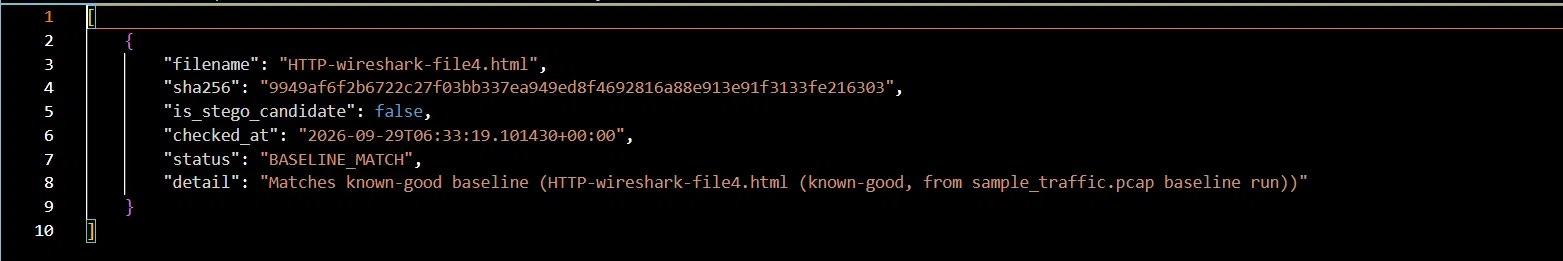
#> input picture screenshot-baseline-match.png, 1563 x 261 px
$ python feature_extractor.py
#> lines starting #> are read from the running program, lines starting #| are printed output that depends on the picture; long printed decimals are rounded
import os

import cv2
import numpy as np
import pywt
from scipy.stats import skew, kurtosis


# ---------------------------------------------------------
# Feature names
# ---------------------------------------------------------

DCT_FEATURE_NAMES = [
    "dct_mean",
    "dct_std",
    "dct_mean_abs",
    "dct_max_abs",
    "dct_median_abs",
    "dct_energy",
    "dct_near_zero_ratio",
    "dct_skewness",
    "dct_kurtosis",
]

DWT_STATS = [
    "mean",
    "std",
    "mean_abs",
    "max_abs",
    "energy",
    "skewness",
    "kurtosis",
]

DWT_BANDS = ["LL", "LH", "HL", "HH"]

DWT_FEATURE_NAMES = [
    f"dwt_{band}_{stat}"
    for band in DWT_BANDS
    for stat in DWT_STATS
]

FEATURE_SCHEMA_VERSION = "1.0"

FEATURE_NAMES = tuple(
    DCT_FEATURE_NAMES + DWT_FEATURE_NAMES
)

FEATURE_COUNT = len(FEATURE_NAMES)

assert FEATURE_COUNT == 37


# ---------------------------------------------------------
# Load and preprocess image
# ---------------------------------------------------------

def load_image(image_path):
    """
    Loads an image as grayscale and converts it to float32.
    """

    if not os.path.exists(image_path):
        raise FileNotFoundError(f"Image does not exist: {image_path}")

    image = cv2.imread(image_path, cv2.IMREAD_GRAYSCALE)

    if image is None:
        raise ValueError(f"Could not read image: {image_path}")

    image = image.astype(np.float32) / 255.0

    return image


# ---------------------------------------------------------
# DCT feature extraction
# ---------------------------------------------------------

def extract_dct_features(image):
    """
    Applies the Discrete Cosine Transform (DCT)
    and extracts statistical attributes.
    """

    # Perform 2D DCT
    dct = cv2.dct(image)

    # Flatten matrix into one-dimensional array
    coefficients = dct.flatten()

    # Ignore the first DC coefficient
    # because it mainly represents overall image brightness
    ac_coefficients = coefficients[1:]

    features = [
        np.mean(ac_coefficients),
        np.std(ac_coefficients),
        np.mean(np.abs(ac_coefficients)),
        np.max(np.abs(ac_coefficients)),
        np.median(np.abs(ac_coefficients)),
        np.mean(ac_coefficients ** 2),
        np.mean(np.abs(ac_coefficients) < 0.01),
        skew(ac_coefficients),
        kurtosis(ac_coefficients),
    ]

    # Prevent NaN/Infinity from being sent to ML model
    features = np.nan_to_num(
        features,
        nan=0.0,
        posinf=0.0,
        neginf=0.0,
    )

    return features.tolist()


# ---------------------------------------------------------
# DWT feature extraction
# ---------------------------------------------------------

def extract_dwt_features(image):
    """
    Applies a single-level Discrete Wavelet Transform (DWT)
    using the Haar wavelet.

    Produces four sub-bands:
        LL - approximation
        LH - horizontal/vertical detail
        HL - horizontal/vertical detail
        HH - diagonal/high-frequency detail
    """

    LL, (LH, HL, HH) = pywt.dwt2(image, "haar")

    bands = [LL, LH, HL, HH]

    features = []

    for band in bands:
        coefficients = band.flatten()

        band_features = [
            np.mean(coefficients),
            np.std(coefficients),
            np.mean(np.abs(coefficients)),
            np.max(np.abs(coefficients)),
            np.mean(coefficients ** 2),
            skew(coefficients),
            kurtosis(coefficients),
        ]

        band_features = np.nan_to_num(
            band_features,
            nan=0.0,
            posinf=0.0,
            neginf=0.0,
        )

        features.extend(band_features.tolist())

    return features


# ---------------------------------------------------------
# Combined feature extraction
# ---------------------------------------------------------

def extract_features(image_path):
    """
    Extracts DCT + DWT features from an image.

    Returns:
        numpy array containing 37 features
    """

    image = load_image(image_path)

    dct_features = extract_dct_features(image)
    dwt_features = extract_dwt_features(image)

    combined_features = dct_features + dwt_features

    return np.array(combined_features, dtype=np.float32)


# ---------------------------------------------------------
# Human-readable feature output
# ---------------------------------------------------------

def extract_feature_dict(image_path):
    """
    Returns features as a dictionary with readable names.
    Useful for debugging and CSV generation.
    """

    feature_vector = extract_features(image_path)
#> in extract_dct_features, `features = [ np.mean(ac_coefficients), np.std(ac_coefficients), np.mea..`: features = [0.000906, 0.13, 0.0569, 11, 0.031, 0.0169, 0.194, 3.59, 1072.5]
#> in extract_features, `dct_features = extract_dct_features(image)`: dct_features has the same summary as features in extract_dct_features
#> in extract_dwt_features, `LL, (LH, HL, HH) = pywt.dwt2(image, "haar")`:
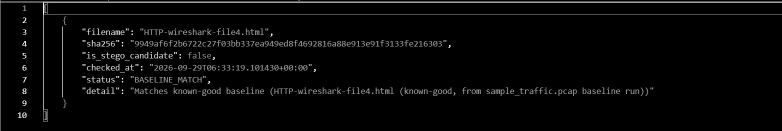
#> LL: shape (131, 782) float32; min 0, max 1.97, mean 0.0604; drawn with min black and max white
#> in extract_dwt_features, `LL, (LH, HL, HH) = pywt.dwt2(image, "haar")`:
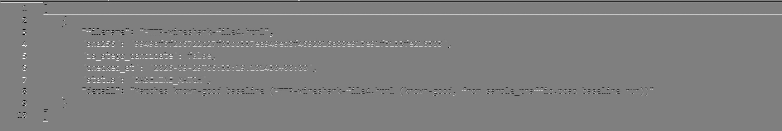
#> LH: shape (131, 782) float32; min -0.988, max 0.994, mean 0.000559; drawn with min black and max white
#> in extract_dwt_features, `LL, (LH, HL, HH) = pywt.dwt2(image, "haar")`:
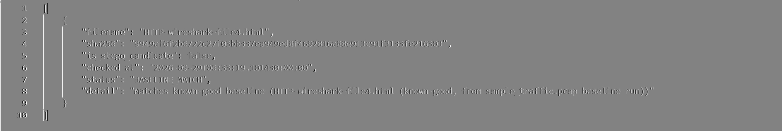
#> HL: shape (131, 782) float32; min -0.878, max 0.839, mean 0.00204; drawn with min black and max white
#> in extract_dwt_features, `LL, (LH, HL, HH) = pywt.dwt2(image, "haar")`:
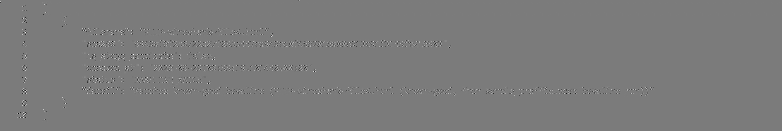
#> HH: shape (131, 782) float32; min -0.594, max 0.631, mean -4.44e-05; drawn with min black and max white
#> the loop in extract_dwt_features, `for band in bands:` made 4 passes
#> band_features on passes 1 to 4: [0.0604, 0.218, 0.0604, 1.97, 0.0513, 4.08, 17.04], [0.000559, 0.109, 0.0234, 0.994, 0.0118, -0.288, 29.16], [0.00204, 0.0817, 0.0164, 0.878, 0.00667, 1.54, 41.45], [-4.44e-05, 0.0347, 0.00605, 0.631, 0.0012, -0.658, 65.51]
#> after the loop in extract_dwt_features, `for band in bands:`: features = 28 values, max 65.51 at index 27, min -0.658 at index 26, mean 5.82
#> in extract_features, `dwt_features = extract_dwt_features(image)`: dwt_features has the same summary as features in extract_dwt_features
#> in extract_features, `combined_features = dct_features + dwt_features`: combined_features = 37 values, max 1072.5 at index 8, min -0.658 at index 35, mean 33.8
#> feature_vector has the same summary as combined_features in extract_features

    return dict(zip(FEATURE_NAMES, feature_vector.tolist()))


# ---------------------------------------------------------
# Testing
# ---------------------------------------------------------

if __name__ == "__main__":
    image_path = "screenshot-baseline-match.png"

    feature_dict = extract_feature_dict(image_path)
#> feature_dict = 37 items

    print("Image:", image_path)
    print("Feature count:", len(feature_dict))
#| Feature count: 37
    print()

    for name, value in feature_dict.items():
        print(f"{name}: {value}")
#> this loop made 37 passes
#> (name, value) on passes 1 to 12: ('dct_mean', 0.000906), ('dct_std', 0.13), ('dct_mean_abs', 0.0569), ('dct_max_abs', 11), ('dct_median_abs', 0.031), ('dct_energy', 0.0169), ('dct_near_zero_ratio', 0.194), ('dct_skewness', 3.59), ('dct_kurtosis', 1072.5), ('dwt_LL_mean', 0.0604), ('dwt_LL_std', 0.218), ('dwt_LL_mean_abs', 0.0604)
#| dct_mean: 0.000906
#| dct_std: 0.13
#| dct_mean_abs: 0.05688
#| dct_max_abs: 10.999
#| dct_median_abs: 0.03097
#| dct_energy: 0.0169
#| dct_near_zero_ratio: 0.1936
#| dct_skewness: 3.595
#> (further printed lines are left out)
